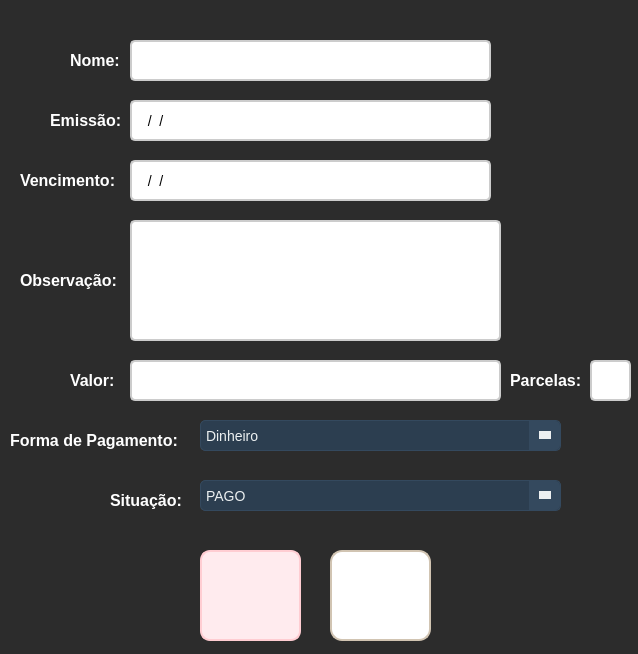
<?xml version="1.0" encoding="UTF-8"?>
<ui version="4.0">
 <class>frm_DadosValores</class>
 <widget class="QWidget" name="frm_DadosValores">
  <property name="geometry">
   <rect>
    <x>0</x>
    <y>0</y>
    <width>638</width>
    <height>654</height>
   </rect>
  </property>
  <property name="windowTitle">
   <string>Form</string>
  </property>
  <property name="styleSheet">
   <string notr="true">QWidget {
    background-color: #2c2c2c;
    border-radius: 8px;
}</string>
  </property>
  <widget class="QLabel" name="lbl_nome">
   <property name="geometry">
    <rect>
     <x>70</x>
     <y>50</y>
     <width>61</width>
     <height>21</height>
    </rect>
   </property>
   <property name="styleSheet">
    <string notr="true">QLabel {
    font-size: 16px;
    color: #FFFFFF;
    font-weight: bold;
    text-shadow: 1px 1px 2px rgba(0, 0, 0, 0.4);
}
</string>
   </property>
   <property name="text">
    <string>Nome:</string>
   </property>
  </widget>
  <widget class="QLineEdit" name="txt_nome">
   <property name="geometry">
    <rect>
     <x>130</x>
     <y>40</y>
     <width>361</width>
     <height>41</height>
    </rect>
   </property>
   <property name="styleSheet">
    <string notr="true">QLineEdit {
    border: 2px solid #cccccc; 
    border-radius: 5px; 
    padding: 6px; 
    font-size: 14px; 
    background-color: #ffffff;
    transition: all 0.3s ease;
	color: #000000;
}

QLineEdit:hover {
    border: 2px solid #3f51b5; 
    background-color: #f5f5f5; 
}
</string>
   </property>
  </widget>
  <widget class="QLabel" name="lbl_emissao">
   <property name="geometry">
    <rect>
     <x>50</x>
     <y>110</y>
     <width>71</width>
     <height>20</height>
    </rect>
   </property>
   <property name="styleSheet">
    <string notr="true">QLabel {
    font-size: 16px;
    color: #FFFFFF;
    font-weight: bold;
    text-shadow: 1px 1px 2px rgba(0, 0, 0, 0.4);
}
</string>
   </property>
   <property name="text">
    <string>Emissão:</string>
   </property>
  </widget>
  <widget class="QLabel" name="lbl_vencimento">
   <property name="geometry">
    <rect>
     <x>20</x>
     <y>170</y>
     <width>101</width>
     <height>20</height>
    </rect>
   </property>
   <property name="styleSheet">
    <string notr="true">QLabel {
    font-size: 16px;
    color: #FFFFFF;
    font-weight: bold;
    text-shadow: 1px 1px 2px rgba(0, 0, 0, 0.4);
}
</string>
   </property>
   <property name="text">
    <string>Vencimento:</string>
   </property>
  </widget>
  <widget class="QPushButton" name="btn_cancelar">
   <property name="geometry">
    <rect>
     <x>200</x>
     <y>550</y>
     <width>101</width>
     <height>91</height>
    </rect>
   </property>
   <property name="autoFillBackground">
    <bool>false</bool>
   </property>
   <property name="styleSheet">
    <string notr="true">QPushButton {
    background-color: #ffebee; 
    border: 2px solid #ffcdd2;
    border-radius: 10px;
    color: #b71c1c; 
    font-size: 14px;
    font-weight: bold;
    padding: 10px 16px;
    background-image:url(:/icon_voltar/voltar.png);
    background-repeat: no-repeat;
    background-position: center;
    padding-left: 40px;
    transition: all 0.3s ease;
}

QPushButton:hover {
    background-color: #ffcdd2;
    border-color: #e57373;
    color: #d32f2f; 
}

QPushButton:pressed {
    background-color: #e57373;
    border-color: #b71c1c;
    padding-left: 44px;
    padding-top: 2px;
}</string>
   </property>
   <property name="text">
    <string/>
   </property>
  </widget>
  <widget class="QLineEdit" name="txt_emissao">
   <property name="geometry">
    <rect>
     <x>130</x>
     <y>100</y>
     <width>361</width>
     <height>41</height>
    </rect>
   </property>
   <property name="styleSheet">
    <string notr="true">QLineEdit {
    border: 2px solid #cccccc; 
    border-radius: 5px; 
    padding: 6px; 
    font-size: 14px; 
    background-color: #ffffff;
    transition: all 0.3s ease;
	color: #000000;
}

QLineEdit:hover {
    border: 2px solid #3f51b5; 
    background-color: #f5f5f5; 
}
</string>
   </property>
   <property name="inputMask">
    <string>00/00/0000</string>
   </property>
   <property name="text">
    <string>//</string>
   </property>
  </widget>
  <widget class="QLineEdit" name="txt_vencimento">
   <property name="geometry">
    <rect>
     <x>130</x>
     <y>160</y>
     <width>361</width>
     <height>41</height>
    </rect>
   </property>
   <property name="styleSheet">
    <string notr="true">QLineEdit {
    border: 2px solid #cccccc; 
    border-radius: 5px; 
    padding: 6px; 
    font-size: 14px; 
    background-color: #ffffff;
    transition: all 0.3s ease;
	color: #000000;
}

QLineEdit:hover {
    border: 2px solid #3f51b5; 
    background-color: #f5f5f5; 
}
</string>
   </property>
   <property name="inputMask">
    <string>00/00/0000</string>
   </property>
  </widget>
  <widget class="QLabel" name="lbl_obs">
   <property name="geometry">
    <rect>
     <x>20</x>
     <y>270</y>
     <width>101</width>
     <height>20</height>
    </rect>
   </property>
   <property name="styleSheet">
    <string notr="true">QLabel {
    font-size: 16px;
    color: #FFFFFF;
    font-weight: bold;
    text-shadow: 1px 1px 2px rgba(0, 0, 0, 0.4);
}
</string>
   </property>
   <property name="text">
    <string>Observação:</string>
   </property>
  </widget>
  <widget class="QPushButton" name="btn_cadastrar">
   <property name="geometry">
    <rect>
     <x>330</x>
     <y>550</y>
     <width>101</width>
     <height>91</height>
    </rect>
   </property>
   <property name="styleSheet">
    <string notr="true">QPushButton {
    background-color: #ffffff;
    border: 2px solid #d1c4b2;
    border-radius: 12px;
    color: #5a5a5a;
    font-size: 14px;
    font-weight: bold;
    padding: 10px 16px;
    background-image:url(:/icon_add/add.png); 
    background-repeat: no-repeat;
    background-position: center;
    transition: all 0.3s ease;
}

QPushButton:hover {
    background-color: #f2ebe0;
    border-color: #c4b49e;
}

QPushButton:pressed {
    background-color: #e8dfcf; 
    border-color: #b39b8d; 
    padding-left: 12px; 
    padding-top: 4px;
}</string>
   </property>
   <property name="text">
    <string/>
   </property>
  </widget>
  <widget class="QTextEdit" name="textEdit">
   <property name="geometry">
    <rect>
     <x>130</x>
     <y>220</y>
     <width>371</width>
     <height>121</height>
    </rect>
   </property>
   <property name="styleSheet">
    <string notr="true">QTextEdit {
    border: 2px solid #cccccc; 
    border-radius: 5px; 
    padding: 6px; 
    font-size: 16px; /* Fonte maior */
    background-color: #ffffff;
    color: #000000;
    transition: all 0.3s ease;
    text-align: left; /* Alinha o texto à esquerda */
    vertical-align: top; /* Escreve do topo */
}

QTextEdit:hover {
    border: 2px solid #3f51b5; 
    background-color: #f5f5f5; 
}</string>
   </property>
  </widget>
  <widget class="QLabel" name="lbl_valor">
   <property name="geometry">
    <rect>
     <x>70</x>
     <y>370</y>
     <width>51</width>
     <height>20</height>
    </rect>
   </property>
   <property name="styleSheet">
    <string notr="true">QLabel {
    font-size: 16px;
    color: #FFFFFF;
    font-weight: bold;
    text-shadow: 1px 1px 2px rgba(0, 0, 0, 0.4);
}
</string>
   </property>
   <property name="text">
    <string>Valor:</string>
   </property>
  </widget>
  <widget class="QLineEdit" name="txt_valor">
   <property name="geometry">
    <rect>
     <x>130</x>
     <y>360</y>
     <width>371</width>
     <height>41</height>
    </rect>
   </property>
   <property name="styleSheet">
    <string notr="true">QLineEdit {
    border: 2px solid #cccccc; 
    border-radius: 5px; 
    padding: 6px; 
    font-size: 14px; 
    background-color: #ffffff;
    transition: all 0.3s ease;
	color: #000000;
}

QLineEdit:hover {
    border: 2px solid #3f51b5; 
    background-color: #f5f5f5; 
}
</string>
   </property>
   <property name="inputMask">
    <string/>
   </property>
  </widget>
  <widget class="QLabel" name="lbl_parcelas">
   <property name="geometry">
    <rect>
     <x>510</x>
     <y>370</y>
     <width>91</width>
     <height>20</height>
    </rect>
   </property>
   <property name="styleSheet">
    <string notr="true">QLabel {
    font-size: 16px;
    color: #FFFFFF;
    font-weight: bold;
    text-shadow: 1px 1px 2px rgba(0, 0, 0, 0.4);
}
</string>
   </property>
   <property name="text">
    <string>Parcelas:</string>
   </property>
  </widget>
  <widget class="QLineEdit" name="txt_parcelas">
   <property name="geometry">
    <rect>
     <x>590</x>
     <y>360</y>
     <width>41</width>
     <height>41</height>
    </rect>
   </property>
   <property name="styleSheet">
    <string notr="true">QLineEdit {
    border: 2px solid #cccccc; 
    border-radius: 5px; 
    padding: 6px; 
    font-size: 14px; 
    background-color: #ffffff;
    transition: all 0.3s ease;
	color: #000000;
}

QLineEdit:hover {
    border: 2px solid #3f51b5; 
    background-color: #f5f5f5; 
}
</string>
   </property>
  </widget>
  <widget class="QLabel" name="lbl_formaDePagamento">
   <property name="geometry">
    <rect>
     <x>10</x>
     <y>430</y>
     <width>181</width>
     <height>20</height>
    </rect>
   </property>
   <property name="styleSheet">
    <string notr="true">QLabel {
    font-size: 16px;
    color: #FFFFFF;
    font-weight: bold;
    text-shadow: 1px 1px 2px rgba(0, 0, 0, 0.4);
}
</string>
   </property>
   <property name="text">
    <string>Forma de Pagamento:</string>
   </property>
  </widget>
  <widget class="QComboBox" name="comboFormaDePagamento">
   <property name="geometry">
    <rect>
     <x>200</x>
     <y>420</y>
     <width>361</width>
     <height>31</height>
    </rect>
   </property>
   <property name="styleSheet">
    <string notr="true">QComboBox {
    background-color: #2c3e50;
    color: #ecf0f1;
    border: 1px solid #34495e;
    border-radius: 5px;
    padding: 5px;
    font-size: 14px;
    min-width: 100px;
}

QComboBox::drop-down {
    subcontrol-origin: padding;
    subcontrol-position: center right;
    width: 30px;
    border-left: 1px solid #34495e;
    background-color: #34495e;
    border-top-right-radius: 5px;
    border-bottom-right-radius: 5px;
}

QComboBox::down-arrow {
    width: 0px;
    height: 0px;
    border-left: 6px solid transparent;
    border-right: 6px solid transparent;
    border-top: 8px solid #ecf0f1;
    margin: 4px;
}

QComboBox QAbstractItemView {
    background-color: #34495e;
    color: #ecf0f1;
    selection-background-color: #1abc9c;
    selection-color: #ffffff;
    border: 1px solid #34495e;
    border-radius: 5px;
    outline: none;
    min-width: 100px;
}

QComboBox QAbstractItemView::item {
    padding: 10px;
    font-size: 14px;
}

QComboBox QAbstractItemView::item:selected {
    background-color: #1abc9c;
}

QComboBox QAbstractItemView::item:hover {
    background-color: #16a085;
}

/* Barra de rolagem vertical personalizada */
QScrollBar:vertical {
    border: none;
    background: #2c3e50;
    width: 10px;
    border-radius: 5px;
}

QScrollBar::handle:vertical {
    background: #1abc9c;
    border-radius: 5px;
}

QScrollBar::handle:vertical:hover {
    background: #16a085;
}

QScrollBar::add-line:vertical, QScrollBar::sub-line:vertical {
    background: none;
    border: none;
}

QScrollBar::up-arrow:vertical, QScrollBar::down-arrow:vertical {
    border: none;
    background: none;
}

/* Barra de rolagem horizontal personalizada */
QScrollBar:horizontal {
    border: none;
    background: #2c3e50;
    height: 10px;
    border-radius: 5px;
}

QScrollBar::handle:horizontal {
    background: #1abc9c;
    border-radius: 5px;
}

QScrollBar::handle:horizontal:hover {
    background: #16a085;
}

QScrollBar::add-line:horizontal, QScrollBar::sub-line:horizontal {
    background: none;
    border: none;
}

QScrollBar::left-arrow:horizontal, QScrollBar::right-arrow:horizontal {
    border: none;
    background: none;
}
</string>
   </property>
   <item>
    <property name="text">
     <string>Dinheiro</string>
    </property>
   </item>
   <item>
    <property name="text">
     <string>Pix</string>
    </property>
   </item>
   <item>
    <property name="text">
     <string>Crédito</string>
    </property>
   </item>
   <item>
    <property name="text">
     <string>Débito</string>
    </property>
   </item>
   <item>
    <property name="text">
     <string>Boleto</string>
    </property>
   </item>
   <item>
    <property name="text">
     <string>Transferência bancária</string>
    </property>
   </item>
  </widget>
  <widget class="QLabel" name="lbl_Situacao">
   <property name="geometry">
    <rect>
     <x>110</x>
     <y>490</y>
     <width>81</width>
     <height>20</height>
    </rect>
   </property>
   <property name="styleSheet">
    <string notr="true">QLabel {
    font-size: 16px;
    color: #FFFFFF;
    font-weight: bold;
    text-shadow: 1px 1px 2px rgba(0, 0, 0, 0.4);
}
</string>
   </property>
   <property name="text">
    <string>Situação:</string>
   </property>
  </widget>
  <widget class="QComboBox" name="comboSituacao">
   <property name="geometry">
    <rect>
     <x>200</x>
     <y>480</y>
     <width>361</width>
     <height>31</height>
    </rect>
   </property>
   <property name="styleSheet">
    <string notr="true">QComboBox {
    background-color: #2c3e50;
    color: #ecf0f1;
    border: 1px solid #34495e;
    border-radius: 5px;
    padding: 5px;
    font-size: 14px;
    min-width: 100px;
}

QComboBox::drop-down {
    subcontrol-origin: padding;
    subcontrol-position: center right;
    width: 30px;
    border-left: 1px solid #34495e;
    background-color: #34495e;
    border-top-right-radius: 5px;
    border-bottom-right-radius: 5px;
}

QComboBox::down-arrow {
    width: 0px;
    height: 0px;
    border-left: 6px solid transparent;
    border-right: 6px solid transparent;
    border-top: 8px solid #ecf0f1;
    margin: 4px;
}

QComboBox QAbstractItemView {
    background-color: #34495e;
    color: #ecf0f1;
    selection-background-color: #1abc9c;
    selection-color: #ffffff;
    border: 1px solid #34495e;
    border-radius: 5px;
    outline: none;
    min-width: 100px;
}

QComboBox QAbstractItemView::item {
    padding: 10px;
    font-size: 14px;
}

QComboBox QAbstractItemView::item:selected {
    background-color: #1abc9c;
}

QComboBox QAbstractItemView::item:hover {
    background-color: #16a085;
}

/* Barra de rolagem vertical personalizada */
QScrollBar:vertical {
    border: none;
    background: #2c3e50;
    width: 10px;
    border-radius: 5px;
}

QScrollBar::handle:vertical {
    background: #1abc9c;
    border-radius: 5px;
}

QScrollBar::handle:vertical:hover {
    background: #16a085;
}

QScrollBar::add-line:vertical, QScrollBar::sub-line:vertical {
    background: none;
    border: none;
}

QScrollBar::up-arrow:vertical, QScrollBar::down-arrow:vertical {
    border: none;
    background: none;
}

/* Barra de rolagem horizontal personalizada */
QScrollBar:horizontal {
    border: none;
    background: #2c3e50;
    height: 10px;
    border-radius: 5px;
}

QScrollBar::handle:horizontal {
    background: #1abc9c;
    border-radius: 5px;
}

QScrollBar::handle:horizontal:hover {
    background: #16a085;
}

QScrollBar::add-line:horizontal, QScrollBar::sub-line:horizontal {
    background: none;
    border: none;
}

QScrollBar::left-arrow:horizontal, QScrollBar::right-arrow:horizontal {
    border: none;
    background: none;
}
</string>
   </property>
   <item>
    <property name="text">
     <string>PAGO</string>
    </property>
   </item>
   <item>
    <property name="text">
     <string>PENDENTE</string>
    </property>
   </item>
  </widget>
 </widget>
 <resources>
  <include location="../Img/icon_voltar.qrc"/>
  <include location="../Img/icon_add.qrc"/>
 </resources>
 <connections/>
</ui>
